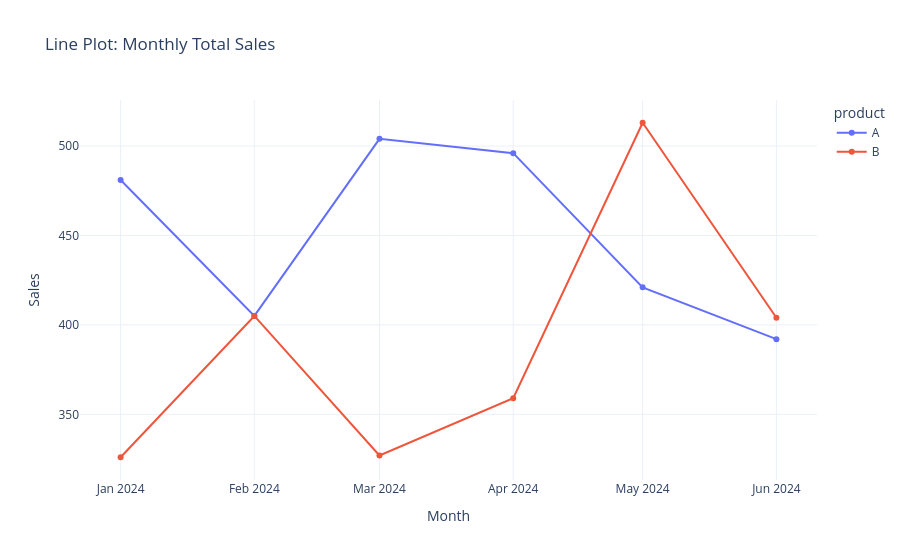

The code cell stored with this chart in its notebook:
### Code cell
fig = px.line(
    data_frame = monthly_sales,
    x="month",
    y="sales",
    markers=True,
    title="Line Plot: Monthly Total Sales",
    color='product'
)

fig.update_layout(
    xaxis_title="Month",
    yaxis_title="Sales"
)

fig.show()

### Figure 1 — Plotly figure (JSON) as saved in the notebook; plotly's stock layout.template omitted (floating-point values rounded to 4 significant figures)
{"data": [{"hovertemplate": "product=A<br>month=%{x}<br>sales=%{y}<extra></extra>", "legendgroup": "A", "line": {"color": "#636efa", "dash": "solid"}, "marker": {"symbol": "circle"}, "mode": "lines+markers", "name": "A", "orientation": "v", "showlegend": true, "type": "scatter", "x": ["2024-01-01T00:00:00.000000", "2024-02-01T00:00:00.000000", "2024-03-01T00:00:00.000000", "2024-04-01T00:00:00.000000", "2024-05-01T00:00:00.000000", "2024-06-01T00:00:00.000000"], "xaxis": "x", "y": [481, 405, 504, 496, 421, 392], "yaxis": "y"}, {"hovertemplate": "product=B<br>month=%{x}<br>sales=%{y}<extra></extra>", "legendgroup": "B", "line": {"color": "#EF553B", "dash": "solid"}, "marker": {"symbol": "circle"}, "mode": "lines+markers", "name": "B", "orientation": "v", "showlegend": true, "type": "scatter", "x": ["2024-01-01T00:00:00.000000", "2024-02-01T00:00:00.000000", "2024-03-01T00:00:00.000000", "2024-04-01T00:00:00.000000", "2024-05-01T00:00:00.000000", "2024-06-01T00:00:00.000000"], "xaxis": "x", "y": [326, 405, 327, 359, 513, 404], "yaxis": "y"}], "layout": {"legend": {"title": {"text": "product"}, "tracegroupgap": 0}, "title": {"text": "Line Plot: Monthly Total Sales"}, "xaxis": {"anchor": "y", "domain": [0, 1], "title": {"text": "Month"}}, "yaxis": {"anchor": "x", "domain": [0, 1], "title": {"text": "Sales"}}}}
